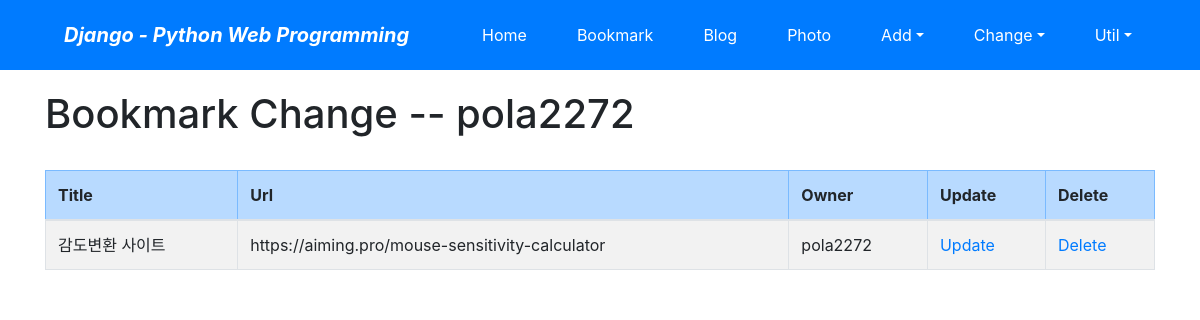
The app's page /bookmark/change/ (signed in) with its own data.
### bookmark/models.py (models this page shows, shortened)
class Bookmark(models.Model):
    title = models.CharField('TITLE', max_length=100, blank=True)
    url = models.URLField('URL', unique=True)
    owner = models.ForeignKey(User, on_delete=models.CASCADE, blank=True, null=True)

### bookmark/views.py (the view)
# urls.py: path('change/', views.BookmarkChangeLV.as_view(), name="change",),
class BookmarkChangeLV(LoginRequiredMixin, ListView):
    template_name = 'bookmark/bookmark_change_list.html'
    def get_queryset(self):
        return Bookmark.objects.filter(owner=self.request.user)

### bookmark/templates/bookmark/bookmark_change_list.html (shortened to what this page needs)
{%extends 'base.html' %}
{% block content %}
    <h1>Bookmark Change -- {{user}}</h1>
    <br>
    <table class="table table-bordered table-condensed table-striped">
        <thead>
            <tr class="table-primary">
                <th>Title</th>
                <th>Url</th>
                <th>Owner</th>
                <th>Update</th>
                <th>Delete</th>
            </tr>
        </thead>
        <tbody>
            {% for item in object_list %}
            <tr>
                <td>{{item.title }}</td>
                <td>{{item.url}}</td>
                <td>{{item.owner}}</td>
                <td><a href="{% url 'bookmark:update' item.id %}">Update</td>
                <td><a href="{% url 'bookmark:delete' item.id %}">Delete</td>
            </tr>
            {% endfor %}
        </tbody>
    </table>
{% endblock %}

### records on screen
Bookmark: title "감도변환 사이트", url "https://aiming.pro/mouse-sensitivity-calculator", owner "pola2272"

### other values on screen
{{ user }} "pola2272"
